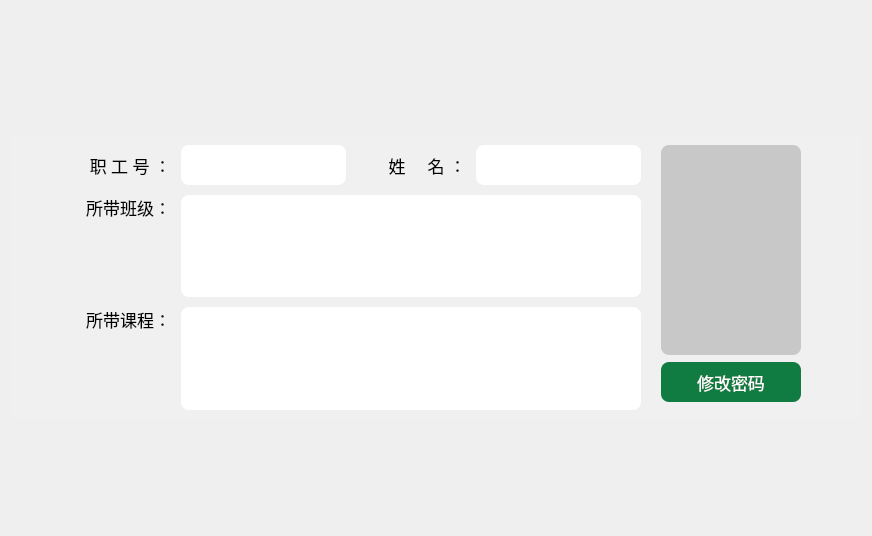
          <widget class="QWidget" name="page">
           <layout class="QGridLayout" name="gridLayout_19">
            <item row="0" column="0">
             <layout class="QGridLayout" name="gridLayout_16" rowstretch="1,3,1">
              <property name="leftMargin">
               <number>0</number>
              </property>
              <property name="topMargin">
               <number>10</number>
              </property>
              <property name="rightMargin">
               <number>0</number>
              </property>
              <property name="bottomMargin">
               <number>10</number>
              </property>
              <property name="horizontalSpacing">
               <number>0</number>
              </property>
              <property name="verticalSpacing">
               <number>10</number>
              </property>
              <item row="0" column="0">
               <layout class="QGridLayout" name="gridLayout_8" columnstretch="1,0,0">
                <property name="leftMargin">
                 <number>40</number>
                </property>
                <property name="topMargin">
                 <number>10</number>
                </property>
                <property name="rightMargin">
                 <number>40</number>
                </property>
                <property name="bottomMargin">
                 <number>10</number>
                </property>
                <property name="horizontalSpacing">
                 <number>10</number>
                </property>
                <property name="verticalSpacing">
                 <number>0</number>
                </property>
                <item row="0" column="0">
                 <widget class="QLabel" name="label_6">
                  <property name="sizePolicy">
                   <sizepolicy hsizetype="Preferred" vsizetype="Preferred">
                    <horstretch>0</horstretch>
                    <verstretch>0</verstretch>
                   </sizepolicy>
                  </property>
                  <property name="minimumSize">
                   <size>
                    <width>353</width>
                    <height>84</height>
                   </size>
                  </property>
                  <property name="maximumSize">
                   <size>
                    <width>353</width>
                    <height>84</height>
                   </size>
                  </property>
                  <property name="autoFillBackground">
                   <bool>false</bool>
                  </property>
                  <property name="styleSheet">
                   <string notr="true">border-image:url(:/res/text.png);</string>
                  </property>
                  <property name="text">
                   <string/>
                  </property>
                  <property name="scaledContents">
                   <bool>false</bool>
                  </property>
                 </widget>
                </item>
                <item row="0" column="1">
                 <spacer name="horizontalSpacer_2">
                  <property name="orientation">
                   <enum>Qt::Horizontal</enum>
                  </property>
                  <property name="sizeHint" stdset="0">
                   <size>
                    <width>40</width>
                    <height>20</height>
                   </size>
                  </property>
                 </spacer>
                </item>
                <item row="0" column="2">
                 <spacer name="verticalSpacer_3">
                  <property name="orientation">
                   <enum>Qt::Vertical</enum>
                  </property>
                  <property name="sizeHint" stdset="0">
                   <size>
                    <width>20</width>
                    <height>40</height>
                   </size>
                  </property>
                 </spacer>
                </item>
               </layout>
              </item>
              <item row="1" column="0">
               <widget class="QWidget" name="widget_4" native="true">
                <property name="minimumSize">
                 <size>
                  <width>0</width>
                  <height>0</height>
                 </size>
                </property>
                <property name="maximumSize">
                 <size>
                  <width>16777215</width>
                  <height>340</height>
                 </size>
                </property>
                <property name="autoFillBackground">
                 <bool>false</bool>
                </property>
                <property name="styleSheet">
                 <string notr="true">background-color: #F0F0F0;</string>
                </property>
                <layout class="QGridLayout" name="gridLayout_23">
                 <property name="leftMargin">
                  <number>10</number>
                 </property>
                 <property name="topMargin">
                  <number>10</number>
                 </property>
                 <property name="rightMargin">
                  <number>20</number>
                 </property>
                 <property name="bottomMargin">
                  <number>10</number>
                 </property>
                 <property name="spacing">
                  <number>0</number>
                 </property>
                 <item row="0" column="0">
                  <spacer name="horizontalSpacer_3">
                   <property name="orientation">
                    <enum>Qt::Horizontal</enum>
                   </property>
                   <property name="sizeHint" stdset="0">
                    <size>
                     <width>40</width>
                     <height>20</height>
                    </size>
                   </property>
                  </spacer>
                 </item>
                 <item row="0" column="1">
                  <layout class="QGridLayout" name="gridLayout_22">
                   <property name="horizontalSpacing">
                    <number>20</number>
                   </property>
                   <property name="verticalSpacing">
                    <number>0</number>
                   </property>
                   <item row="0" column="0">
                    <layout class="QGridLayout" name="gridLayout_20">
                     <property name="spacing">
                      <number>10</number>
                     </property>
                     <item row="0" column="0">
                      <widget class="QLabel" name="label">
                       <property name="minimumSize">
                        <size>
                         <width>110</width>
                         <height>40</height>
                        </size>
                       </property>
                       <property name="font">
                        <font>
                         <family>微软雅黑</family>
                         <pointsize>13</pointsize>
                        </font>
                       </property>
                       <property name="styleSheet">
                        <string notr="true">border: 0xp;</string>
                       </property>
                       <property name="text">
                        <string>职 工 号 ：</string>
                       </property>
                       <property name="alignment">
                        <set>Qt::AlignRight|Qt::AlignTrailing|Qt::AlignVCenter</set>
                       </property>
                      </widget>
                     </item>
                     <item row="0" column="1">
                      <widget class="QLineEdit" name="Tno">
                       <property name="sizePolicy">
                        <sizepolicy hsizetype="Expanding" vsizetype="Fixed">
                         <horstretch>0</horstretch>
                         <verstretch>0</verstretch>
                        </sizepolicy>
                       </property>
                       <property name="minimumSize">
                        <size>
                         <width>160</width>
                         <height>40</height>
                        </size>
                       </property>
                       <property name="font">
                        <font>
                         <family>微软雅黑</family>
                         <pointsize>13</pointsize>
                        </font>
                       </property>
                       <property name="styleSheet">
                        <string notr="true">border-radius: 8px;
background-color: #ffffff;
padding-left: 8;</string>
                       </property>
                       <property name="alignment">
                        <set>Qt::AlignLeading|Qt::AlignLeft|Qt::AlignVCenter</set>
                       </property>
                       <property name="readOnly">
                        <bool>true</bool>
                       </property>
                      </widget>
                     </item>
                     <item row="0" column="2">
                      <widget class="QLabel" name="label_2">
                       <property name="minimumSize">
                        <size>
                         <width>110</width>
                         <height>40</height>
                        </size>
                       </property>
                       <property name="font">
                        <font>
                         <family>微软雅黑</family>
                         <pointsize>13</pointsize>
                        </font>
                       </property>
                       <property name="styleSheet">
                        <string notr="true">border: 0xp;</string>
                       </property>
                       <property name="text">
                        <string>姓     名 ：</string>
                       </property>
                       <property name="alignment">
                        <set>Qt::AlignRight|Qt::AlignTrailing|Qt::AlignVCenter</set>
                       </property>
                      </widget>
                     </item>
                     <item row="0" column="3">
                      <widget class="QLineEdit" name="Tname">
                       <property name="minimumSize">
                        <size>
                         <width>160</width>
                         <height>40</height>
                        </size>
                       </property>
                       <property name="font">
                        <font>
                         <family>微软雅黑</family>
                         <pointsize>13</pointsize>
                        </font>
                       </property>
                       <property name="styleSheet">
                        <string notr="true">border-radius: 8px;
background-color: #ffffff;
padding-left: 8;</string>
                       </property>
                       <property name="alignment">
                        <set>Qt::AlignLeading|Qt::AlignLeft|Qt::AlignVCenter</set>
                       </property>
                       <property name="readOnly">
                        <bool>true</bool>
                       </property>
                      </widget>
                     </item>
                     <item row="1" column="0">
                      <widget class="QLabel" name="label_3">
                       <property name="minimumSize">
                        <size>
                         <width>110</width>
                         <height>80</height>
                        </size>
                       </property>
                       <property name="font">
                        <font>
                         <family>微软雅黑</family>
                         <pointsize>13</pointsize>
                        </font>
                       </property>
                       <property name="styleSheet">
                        <string notr="true">border: 0xp;</string>
                       </property>
                       <property name="text">
                        <string>所带班级：</string>
                       </property>
                       <property name="alignment">
                        <set>Qt::AlignRight|Qt::AlignTop|Qt::AlignTrailing</set>
                       </property>
                      </widget>
                     </item>
                     <item row="1" column="1" colspan="3">
                      <widget class="QTextEdit" name="Class">
                       <property name="font">
                        <font>
                         <family>微软雅黑</family>
                         <pointsize>13</pointsize>
                        </font>
                       </property>
                       <property name="styleSheet">
                        <string notr="true">border-radius: 8px;
background-color: #ffffff;
padding-left: 8;
padding-top: 8;</string>
                       </property>
                       <property name="readOnly">
                        <bool>true</bool>
                       </property>
                      </widget>
                     </item>
                     <item row="2" column="0">
                      <widget class="QLabel" name="label_5">
                       <property name="minimumSize">
                        <size>
                         <width>110</width>
                         <height>30</height>
                        </size>
                       </property>
                       <property name="font">
                        <font>
                         <family>微软雅黑</family>
                         <pointsize>13</pointsize>
                        </font>
                       </property>
                       <property name="styleSheet">
                        <string notr="true">border: 0xp;</string>
                       </property>
                       <property name="text">
                        <string>所带课程：</string>
                       </property>
                       <property name="alignment">
                        <set>Qt::AlignRight|Qt::AlignTop|Qt::AlignTrailing</set>
                       </property>
                      </widget>
                     </item>
                     <item row="2" column="1" colspan="3">
                      <widget class="QTextEdit" name="Cname">
                       <property name="font">
                        <font>
                         <family>微软雅黑</family>
                         <pointsize>13</pointsize>
                        </font>
                       </property>
                       <property name="styleSheet">
                        <string notr="true">border-radius: 8px;
background-color: #ffffff;
padding-left: 8;
padding-top: 8;</string>
                       </property>
                       <property name="readOnly">
                        <bool>true</bool>
                       </property>
                      </widget>
                     </item>
                    </layout>
                   </item>
                   <item row="0" column="1">
                    <layout class="QGridLayout" name="gridLayout_21">
                     <item row="2" column="0">
                      <widget class="QPushButton" name="Btn_Search_7">
                       <property name="minimumSize">
                        <size>
                         <width>100</width>
                         <height>40</height>
                        </size>
                       </property>
                       <property name="font">
                        <font>
                         <family>微软雅黑</family>
                         <pointsize>13</pointsize>
                        </font>
                       </property>
                       <property name="styleSheet">
                        <string notr="true">QPushButton {
	border-radius: 8px;
	background :#107C41;
	color: #ffffff
}

QPushButton:hover {
    background-color: #0F703B;
}

QPushButton:pressed {
    background-color: #107C41;
}</string>
                       </property>
                       <property name="text">
                        <string>修改密码</string>
                       </property>
                      </widget>
                     </item>
                     <item row="1" column="0">
                      <spacer name="verticalSpacer_4">
                       <property name="orientation">
                        <enum>Qt::Vertical</enum>
                       </property>
                       <property name="sizeHint" stdset="0">
                        <size>
                         <width>20</width>
                         <height>40</height>
                        </size>
                       </property>
                      </spacer>
                     </item>
                     <item row="0" column="0">
                      <widget class="QLabel" name="label_4">
                       <property name="minimumSize">
                        <size>
                         <width>140</width>
                         <height>210</height>
                        </size>
                       </property>
                       <property name="maximumSize">
                        <size>
                         <width>160</width>
                         <height>240</height>
                        </size>
                       </property>
                       <property name="styleSheet">
                        <string notr="true">border-image:url(:/res/avatar.png);
background-color: #c8c8c8;
border-radius: 8px;</string>
                       </property>
                       <property name="text">
                        <string/>
                       </property>
                      </widget>
                     </item>
                     <item row="3" column="0">
                      <spacer name="verticalSpacer_5">
                       <property name="orientation">
                        <enum>Qt::Vertical</enum>
                       </property>
                       <property name="sizeHint" stdset="0">
                        <size>
                         <width>20</width>
                         <height>40</height>
                        </size>
                       </property>
                      </spacer>
                     </item>
                    </layout>
                   </item>
                  </layout>
                 </item>
                 <item row="0" column="2">
                  <spacer name="horizontalSpacer_4">
                   <property name="orientation">
                    <enum>Qt::Horizontal</enum>
                   </property>
                   <property name="sizeHint" stdset="0">
                    <size>
                     <width>40</width>
                     <height>20</height>
                    </size>
                   </property>
                  </spacer>
                 </item>
                </layout>
               </widget>
              </item>
              <item row="2" column="0">
               <spacer name="verticalSpacer_2">
                <property name="orientation">
                 <enum>Qt::Vertical</enum>
                </property>
                <property name="sizeType">
                 <enum>QSizePolicy::Expanding</enum>
                </property>
                <property name="sizeHint" stdset="0">
                 <size>
                  <width>20</width>
                  <height>40</height>
                 </size>
                </property>
               </spacer>
              </item>
             </layout>
            </item>
           </layout>
          </widget>
